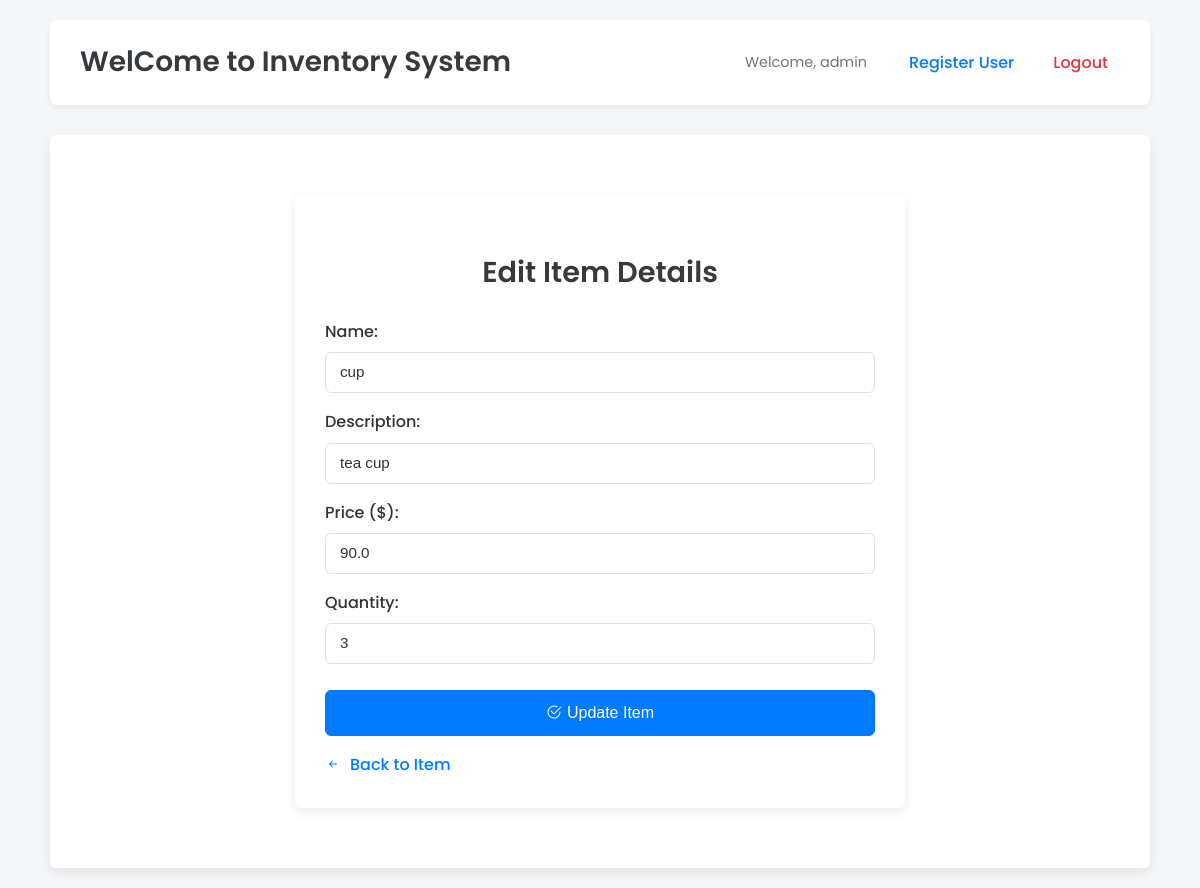
The app's page /edit/7 (signed in) with its own data.
### model.py (models this page shows)
class User(Base):
    __tablename__ = "users"
    id = Column(Integer, primary_key=True, index=True)
    username = Column(String, unique=True, index=True)
    nickname = Column(String, nullable=True)
    email = Column(String, unique=True, index=True)
    hashed_password = Column(String)

class Item(Base):
    __tablename__ = "items"
    id = Column(Integer, primary_key=True, index=True)
    name = Column(String, index=True)
    description = Column(String, nullable=True)
    price = Column(Float)
    quantity = Column(Integer)

### main.py (the view)
@app.get("/edit/{item_id}", response_class=HTMLResponse)
def edit_item_form(item_id: int, request: Request, db: Session = Depends(get_db)):
    item = db.query(model.Item).filter(model.Item.id == item_id).first()
    username = request.cookies.get("user")
    user = db.query(model.User).filter(model.User.username == username).first()
    if not user or (user.username != "admin" and user.nickname != "admin"):
        return RedirectResponse(url="/")
    if not item:
        raise HTTPException(status_code=404, detail="Item not found")
    return templates.TemplateResponse("edit_item.html", {"request": request, "item": item})

### templates/edit_item.html (shortened to what this page needs)
{% extends "main.html" %}
{% block content %}
<div class="form-container">
  <h2 class="page-title">Edit Item Details</h2>
  <form action="/edit/{{ item.id }}" method="post">
    <div class="form-group">
      <label for="name" class="form-label">Name:</label>
      <input type="text" id="name" name="name" class="form-control" value="{{ item.name }}" required />
    </div>
    <div class="form-group">
      <label for="description" class="form-label">Description:</label>
      <input type="text" id="description" name="description" class="form-control" value="{{ item.description }}" />
    </div>
    <div class="form-group">
      <label for="price" class="form-label">Price ($):</label>
      <input type="number" id="price" name="price" class="form-control" value="{{ item.price }}" step="0.01" min="0" required />
    </div>
    <div class="form-group">
      <label for="quantity" class="form-label">Quantity:</label>
      <input type="number" id="quantity" name="quantity" class="form-control" value="{{ item.quantity }}" min="0" required />
    </div>
    <button type="submit" class="btn btn-primary">
        Update Item
    </button>
  </form>
  <a href="/item/{{ item.id }}" class="back-link text-center d-block mt-3">
    Back to Item
  </a>
</div>
{% endblock %}

### templates/main.html (shortened to what this page needs)
<!DOCTYPE html>
<html lang="en">
<head>
</head>
<body>
  <div class="container-main">
    <header>
      <h1>WelCome to <a href="/">Inventory System</a></h1>
      <nav>
        {% if request.cookies.get("user") %}
          <span>Welcome, {{ request.cookies.get("user") }}</span>
          {% if request.cookies.get("user") == 'admin' %}
             <a href="/register">Register User</a>
          {% endif %}
          <a href="/logout" class="logout-btn">Logout</a>
        {% else %}
          <a href="/login">Login</a>
        {% endif %}
      </nav>
    </header>
    <main>
      {% block content %}{% endblock %}
    </main>
  </div>
</body>
</html>

### templates/main.html (style rules this page uses)
:root { --primary-color: #007bff; --primary-hover-color: #0056b3; --secondary-color: #6c757d; --success-color: #28a745; --success-hover-color: #1e7e34; --danger-color: #dc3545; --danger-hover-color: #c82333; --light-color: #f8f9fa; --dark-color: #343a40; --text-color: #333; --text-muted: #6c757d; --border-color: #dee2e6; --background-color: #f4f6f8; --card-bg: #ffffff; --font-family-sans-serif: 'Poppins', sans-serif; --border-radius: 0.375rem; --box-shadow: 0 4px 12px rgba(0, 0, 0, 0.08); --box-shadow-sm: 0 2px 6px rgba(0, 0, 0, 0.06); }
body { font-family: var(--font-family-sans-serif); background-color: var(--background-color); color: var(--text-color); margin: 0; padding: 0; line-height: 1.6; }
.container-main { max-width: 1100px; margin: 0 auto; padding: 20px; }
header { background-color: var(--card-bg); padding: 20px 30px; margin-bottom: 30px; border-radius: var(--border-radius); box-shadow: var(--box-shadow-sm); display: flex; justify-content: space-between; align-items: center; }
header h1 { margin: 0; font-weight: 600; font-size: 1.75rem; color: var(--dark-color); }
header h1 a { color: var(--dark-color); text-decoration: none; }
nav { display: flex; align-items: center; }
nav span { margin-right: 15px; color: var(--text-muted); font-size: 0.9rem; }
nav a { color: var(--primary-color); text-decoration: none; font-weight: 500; margin-left: 15px; transition: color 0.2s ease-in-out; padding: 8px 12px; border-radius: var(--border-radius); }
nav .logout-btn { color: var(--danger-color); }
main { background: var(--card-bg); padding: 30px; border-radius: var(--border-radius); box-shadow: var(--box-shadow); }
.btn { display: inline-block; font-weight: 500; text-align: center; vertical-align: middle; cursor: pointer; user-select: none; background-color: transparent; border: 1px solid transparent; padding: 0.5rem 1rem; font-size: 0.95rem; line-height: 1.5; border-radius: var(--border-radius); transition: color 0.15s ease-in-out, background-color 0.15s ease-in-out, border-color 0.15s ease-in-out, box-shadow 0.15s ease-in-out; }
.btn-primary { color: #fff; background-color: var(--primary-color); border-color: var(--primary-color); }
.form-control { display: block; width: 100%; padding: 0.5rem 0.875rem; font-size: 0.95rem; font-weight: 400; line-height: 1.5; color: var(--text-color); background-color: #fff; background-clip: padding-box; border: 1px solid var(--border-color); appearance: none; border-radius: var(--border-radius); transition: border-color 0.15s ease-in-out, box-shadow 0.15s ease-in-out; box-sizing: border-box; }
.form-label { margin-bottom: 0.5rem; display: inline-block; font-weight: 500; }
.form-group { margin-bottom: 1rem; }
h2.page-title { font-size: 1.8rem; font-weight: 600; color: var(--dark-color); margin-bottom: 1.5rem; text-align: center; }
.text-center { text-align: center; }
.mt-3 { margin-top: 1rem !important; }
.back-link { display: inline-block; margin-top: 1.5rem; color: var(--primary-color); text-decoration: none; font-weight: 500; }
.back-link svg { margin-right: 0.3rem; vertical-align: middle; }

### templates/edit_item.html (style rules this page uses)
.form-container { max-width: 550px; margin: 30px auto; padding: 30px; background-color: var(--card-bg); border-radius: var(--border-radius); box-shadow: var(--box-shadow); }
.form-container .btn-primary { width: 100%; padding: 0.625rem 1rem; font-size: 1rem; margin-top: 10px; }

### records on screen
User: cookies.get "admin"
Item: name "cup", description "tea cup", price "90.0", quantity "3"
